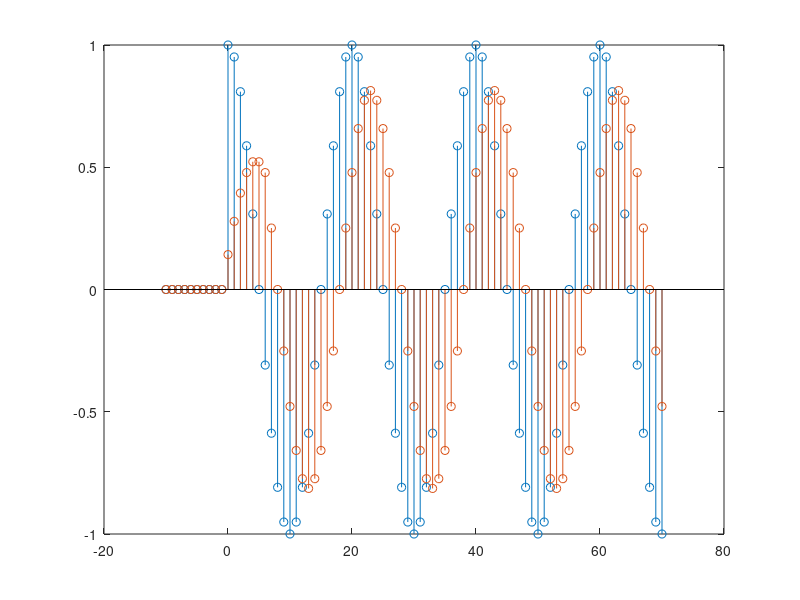

Write MATLAB code to recreate this figure.
%%Sample space:
   step = 1;
   starts = -10;
   ends = 70;
   n = (starts:1:ends)';
%%Signals
   figure;
   u = zeros(size(n));
   u(n>=0) = 1;
   x = u.*cos(pi/10*n);
   stem(n,x);
   hold on;
   h = zeros(size(n));
   h(0<=n) = 1/7;
   h(n>6) = 0;
   %z = conv(h,x);
   y = zeros(size(n));
   for i=1:81
       y(i)=0;
       for k=0:6
           if (i-k)>0
              y(i) = y(i)+x(i-k);
           end
           
       end
       y(i) = y(i)*1/7;
   end
   stem(n,y);
   hold off;
   %stem(n,z);

   